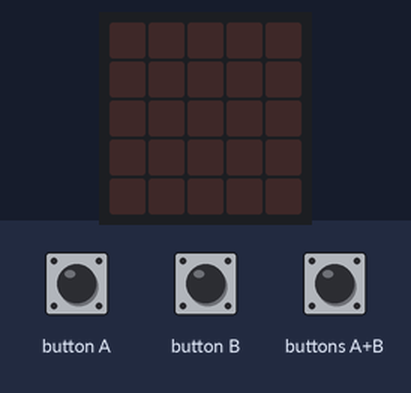
Recording of a program running on a simulated BBC micro:bit (MakeCode). Shown: the board's 5×5 LED display. Inputs (shaded band) come from the test bench.

Above: at 1.2 s.
1.3 s: button A pressed for 0.15 s
At 2.0 s:
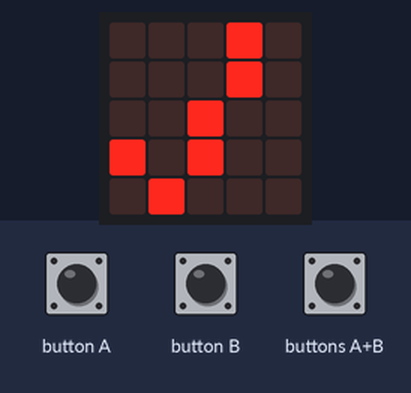
2.9 s: button B pressed for 0.15 s
At 4.2 s:
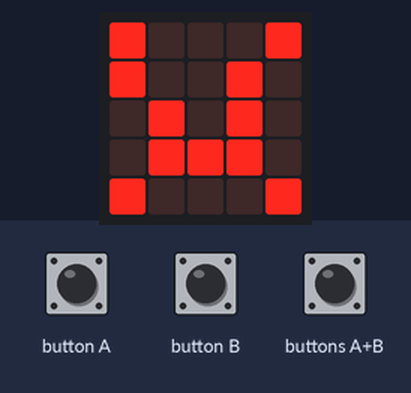
4.5 s: buttons A+B pressed for 0.15 s
At 5.6 s:
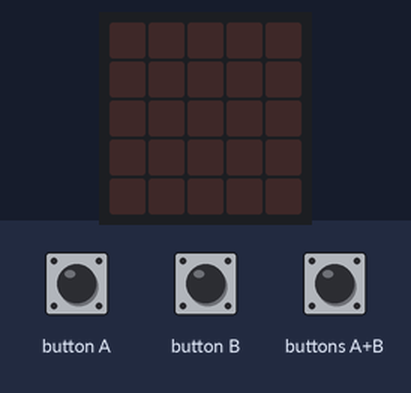
Timing chart, 0 to 7.5 s (numbered marks = the images above; inputs shaded):
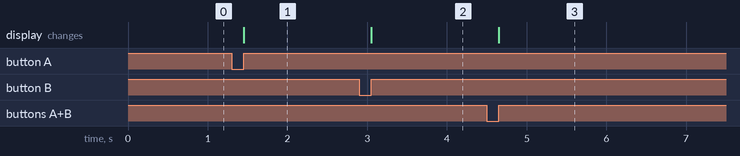

The program:

main.ts
```typescript
input.onButtonPressed(Button.A, function () {
    basic.showLeds(`
        . . . # .
        . . . # .
        . . # . .
        # . # . .
        . # . . .
        `)
})
input.onButtonPressed(Button.AB, function () {
    basic.clearScreen()
})
input.onButtonPressed(Button.B, function () {
    basic.showLeds(`
        # . . . #
        # . . # .
        . # . # .
        . # # # .
        # . . . #
        `)
})
```

test.ts
```typescript
// 在這裡測試；當此封包作為擴充功能時，將不會編譯此內容。
```

Measured:
- after the input at 1.3 s, the display: changes after 0.15 s (image 1)
- after the input at 2.9 s, the display: changes after 0.15 s (image 2)
- after the input at 4.5 s, the display: changes after 0.15 s (image 3)
